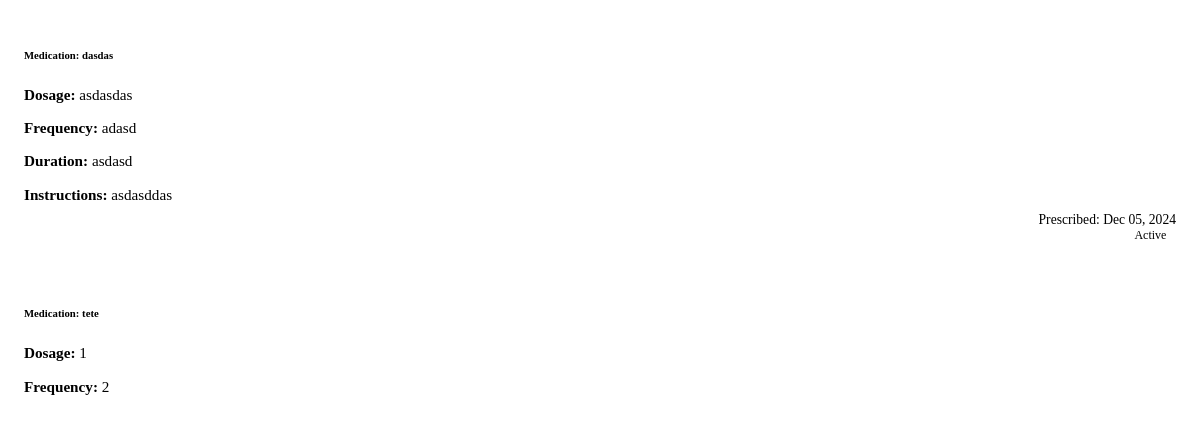
The app's page /get_prescriptions.php?patient_id=46 (signed in) with its own data.
### tables this page shows
CREATE TABLE `prescriptions` (
  `id` int(11) NOT NULL,
  `patient_id` int(11) NOT NULL,
  `doctor_id` int(11) DEFAULT NULL,
  `medication_name` varchar(255) NOT NULL,
  `dosage` varchar(100) DEFAULT NULL,
  `frequency` varchar(100) DEFAULT NULL,
  `duration` varchar(100) DEFAULT NULL,
  `notes` text DEFAULT NULL,
  `prescribed_date` datetime DEFAULT current_timestamp(),
  `status` enum('active','completed','cancelled') DEFAULT 'active',
  `created_at` timestamp NOT NULL DEFAULT current_timestamp(),
  `updated_at` timestamp NOT NULL DEFAULT current_timestamp() ON UPDATE current_timestamp(),
  `medication` varchar(100) NOT NULL,
  `instructions` text NOT NULL
);

### get_prescriptions.php (the view, shortened to what this page needs)
<?php
require_once 'db_connect.php';
$patient_id = $_GET['patient_id'];
try {
    $query = "SELECT * FROM prescriptions WHERE patient_id = ? ORDER BY created_at DESC";
    $stmt = $pdo->prepare($query);
    $stmt->execute([$patient_id]);
    $prescriptions = $stmt->fetchAll(PDO::FETCH_ASSOC);
    if (empty($prescriptions)) {
        echo '<div class="alert alert-info">No prescriptions found for this patient.</div>';
    } else {
        echo '<div class="list-group">';
        foreach ($prescriptions as $prescription) {
            echo '<div class="list-group-item">
                    <div class="d-flex w-100 justify-content-between">
                        <div class="prescription-content">
                            <h6 class="mb-1">Medication: ' . htmlspecialchars($prescription['medication']) . '</h6>
                            <p class="mb-1"><strong>Dosage:</strong> ' . htmlspecialchars($prescription['dosage']) . '</p>
                            <p class="mb-1"><strong>Frequency:</strong> ' . htmlspecialchars($prescription['frequency']) . '</p>
                            <p class="mb-1"><strong>Duration:</strong> ' . htmlspecialchars($prescription['duration']) . '</p>
                            <p class="mb-1"><strong>Instructions:</strong> ' . htmlspecialchars($prescription['instructions']) . '</p>
                            ' . (!empty($prescription['notes']) ? '<p class="mb-1"><strong>Notes:</strong> ' . htmlspecialchars($prescription['notes']) . '</p>' : '') . '
                        </div>
                        <div class="prescription-meta">
                            <small class="text-muted">Prescribed: ' . date('M d, Y', strtotime($prescription['prescribed_date'])) . '</small>
                            <br>
                            <span class="badge bg-' . ($prescription['status'] === 'active' ? 'success' : 'secondary') . '">
                                ' . ucfirst(htmlspecialchars($prescription['status'])) . '
                            </span>
                        </div>
                    </div>
                  </div>';
        }
        echo '</div>';
    }
} catch (PDOException $e) {
    echo '<div class="alert alert-danger">Error fetching prescriptions: ' . htmlspecialchars($e->getMessage()) . '</div>';
}
?>

### get_prescriptions.php (style rules this page uses)
.list-group { max-height: 400px; overflow-y: auto; }
.list-group-item { border-left: 4px solid var(--primary-color); margin-bottom: 8px; border-radius: 4px; padding: 1rem; }
.prescription-content { flex: 1; padding-right: 15px; }
.prescription-content p { margin-bottom: 0.5rem; font-size: 0.95rem; }
.prescription-content h6 { color: var(--primary-color); font-weight: 600; }
.prescription-meta { text-align: right; min-width: 120px; }
.text-muted { font-size: 0.85rem; }
.badge { font-size: 0.75rem; padding: 0.4em 0.8em; margin-top: 0.5rem; }

### records on screen
prescriptions: medication "dasdas", dosage "asdasdas", frequency "adasd", duration "asdasd", instructions "asdasddas", prescribed_date "Dec 05, 2024", status "Active"
prescriptions: medication "tete", dosage "1", frequency "2"
